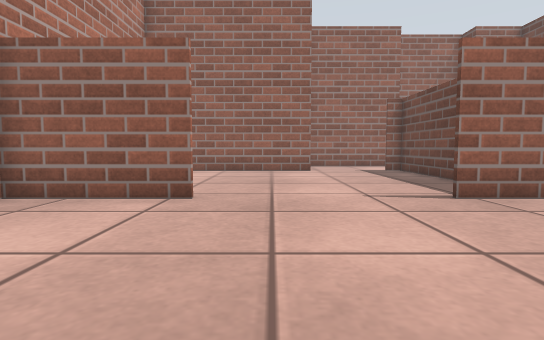
View 1 (above)

16 first-person views from a walk through a Gazebo world. The camera is 0.5 m above the floor, tilts 4° down and sees 80° across. The floor is counted in squares, 0.5 m on a side. Each view is taken from the middle of a square. On the plan, view 1 faces up. The plan holds only what a view shows up to about 12 squares ahead; the rest is blank.

View 2
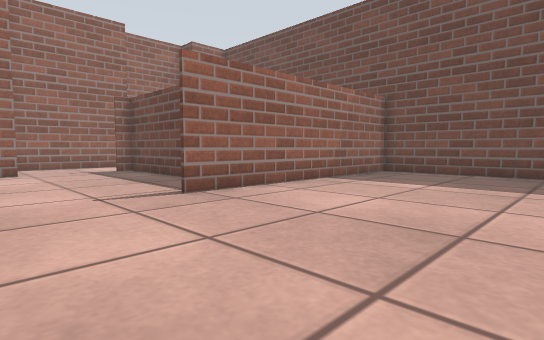

View 3
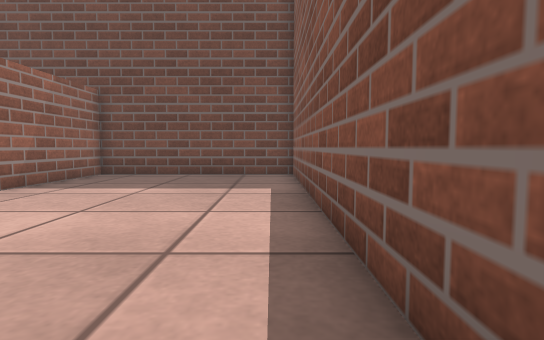

View 4
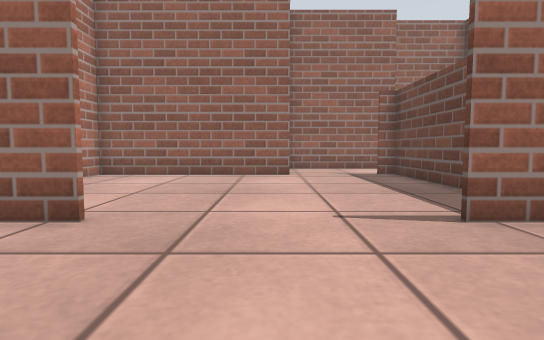

View 5
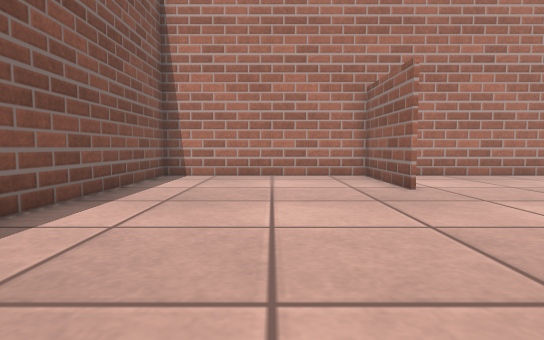

View 6
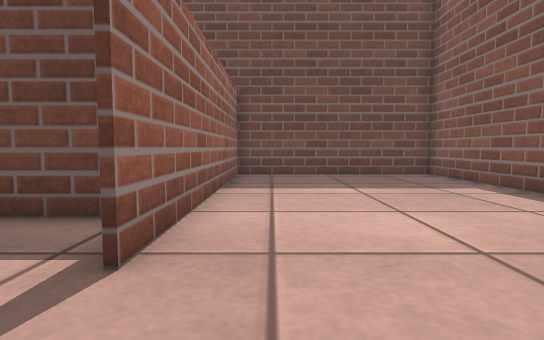

View 7
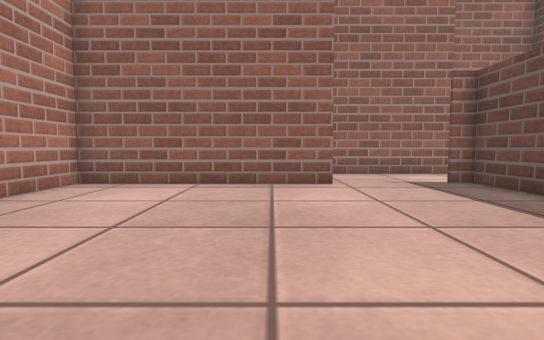

View 8
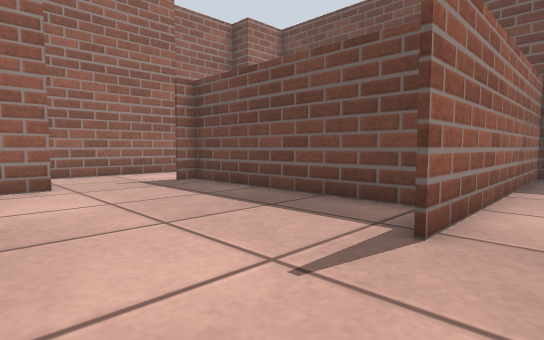

View 9
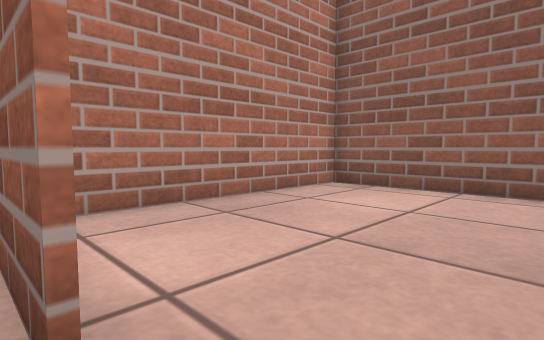

View 10
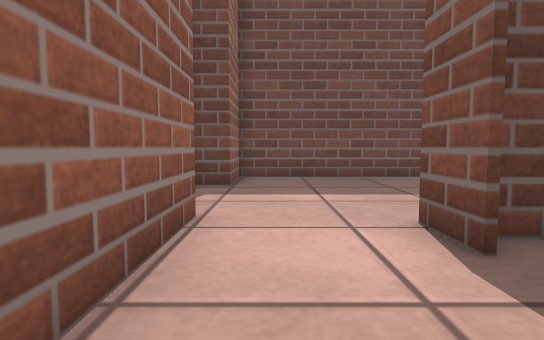

View 11
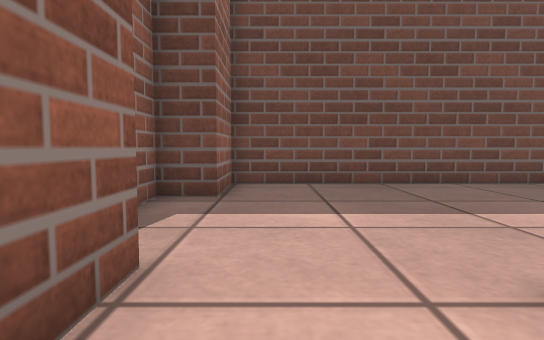

View 12
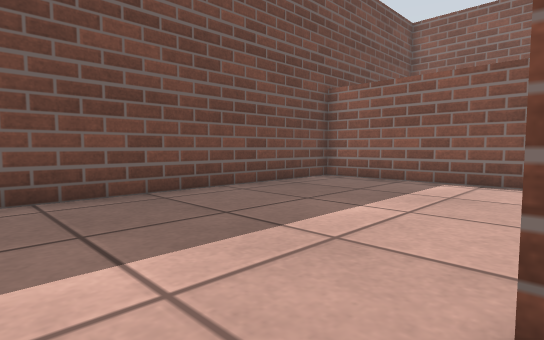

View 13
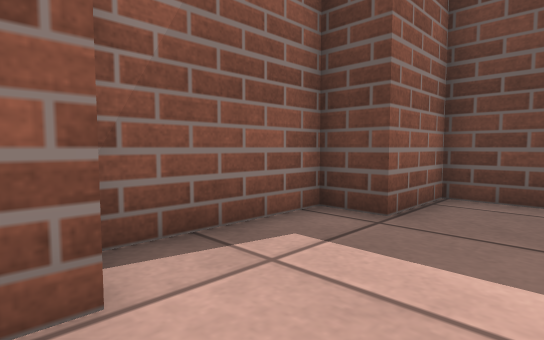

View 14
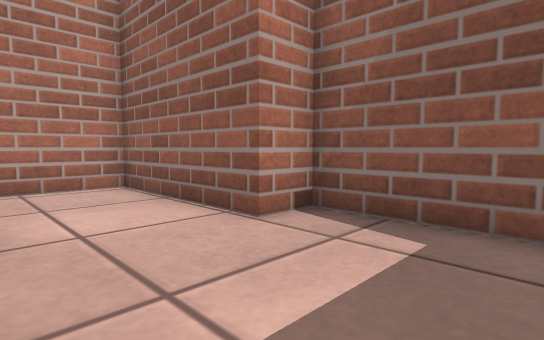

View 15
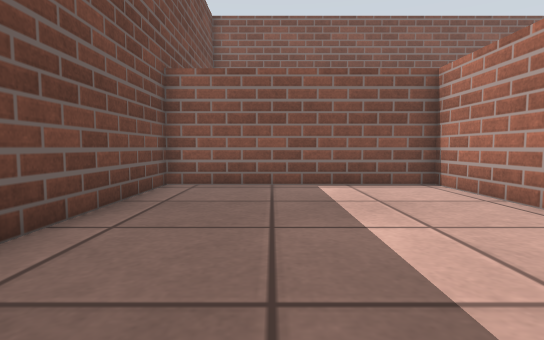

View 16
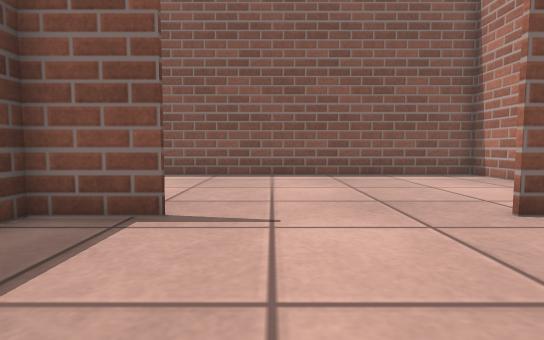

### Floor plan
Ten units are one square. View 1 is at (0, 0); x grows to the right and y downward. Boxes are objects, and circles mark ways between rooms. Rooms are numbered by the first view taken in them; rooms with no view inside come last. Other rooms are left out.
<svg viewBox="-59 -188 193 201">
<path fill="none" stroke="#000" d="M35 -64 60 -64M-15 -63 -54 -63M55 -64 55 -139 49 -139M-20 -64 -15 -64M18 -137 -53 -137 -53 8 128 8 128 -59M129 -63 35 -63M49 -141 62 -141M66 -171 16 -171 16 -146M56 -99 56 -64M60 -64 129 -64M128 -59 128 -171 105 -171 105 -183 66 -183 66 -171"/>
<circle cx="30" cy="-140" r="3" fill="#2a7"/>
<circle cx="55" cy="-155" r="3" fill="#2a7"/>
<text x="20" y="-60">1</text>
<text x="40" y="-150">2</text>
<text x="90" y="-120">3</text>
</svg>
Room 1 opens to room 2. Room 2 opens to room 3.

Where each view was taken, in squares from view 1:
view 1: 0 up, 0 right, facing up
view 2: 0 up, 0 right, facing up-right
view 3: 0 up, 1 right, facing right
view 4: 2 up, 1 right, facing up
view 5: 3 up, 6 right, facing left
view 6: 5 up, 1 right, facing right
view 7: 5 up, 0 right, facing up
view 8: 5 up, 0 right, facing up-right
view 9: 6 up, 0 right, facing up-left
view 10: 16 up, 2 right, facing right
view 11: 16 up, 4 right, facing right
view 12: 16 up, 6 right, facing down-right
view 13: 15 up, 6 right, facing up-right
view 14: 14 up, 10 right, facing up-left
view 15: 15 up, 10 right, facing down
view 16: 11 up, 2 right, facing down
